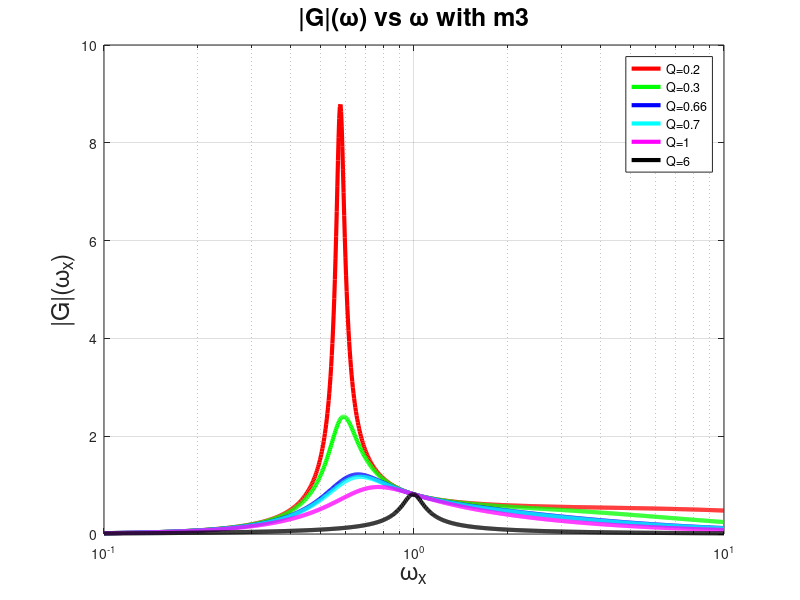
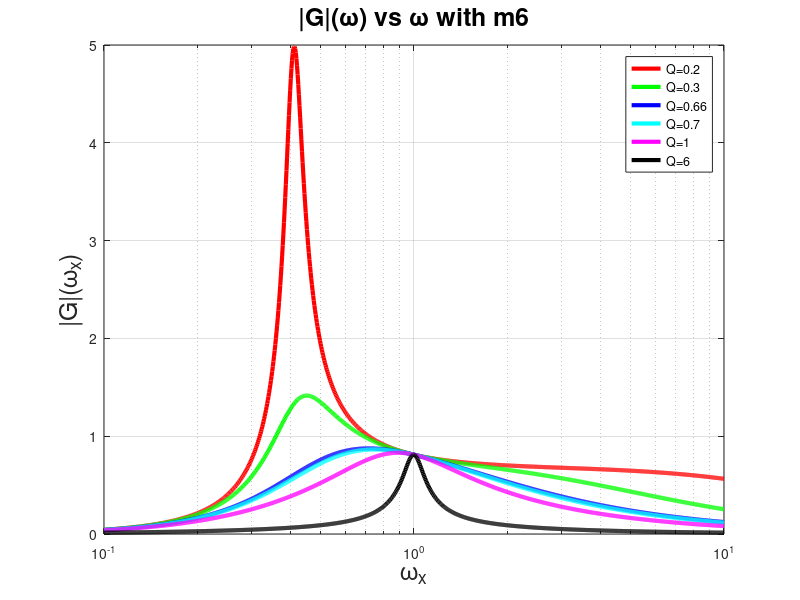
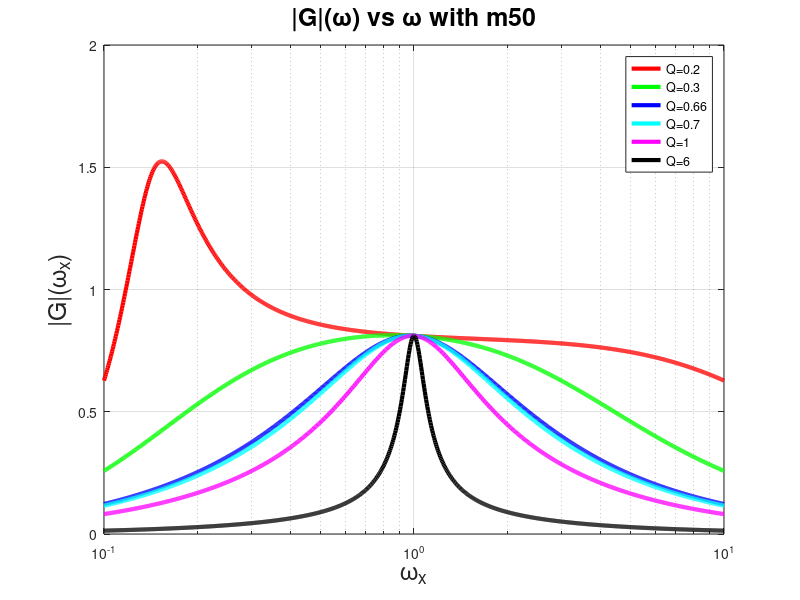

These figures' MATLAB source, in order:
clc;
clear all;
close all;

m=[3 6 50];
wx=logspace(-1,1,1000);
colors=['r' 'g' 'b' 'c' 'm' 'k'];
Q=[0.08 0.3 0.66 0.7 1 6];
for y=1:3
	figure
	for i=1:6
		Gain=((8/(pi^2)).*(wx.^2).*(m(y)-1))./(((m(y).*(wx.^2)-1).^2+((wx.^2).*((wx.^2)-1).^2).*((m(y)-1).^2).*(Q(i).^2)).^0.5);
		semilogx(wx,Gain,'color',colors(i),'LineWidth',3)
		hold on
	end
	legend('Q=0.2','Q=0.3','Q=0.66', 'Q=0.7','Q=1','Q=6')
	title(['|G|(\omega) vs \omega with m', num2str(m(y))],'FontSize',18)
	
xlabel('\omega_x','FontSize',18)
ylabel('|G|(\omega_x)','FontSize',18)
grid on
end
